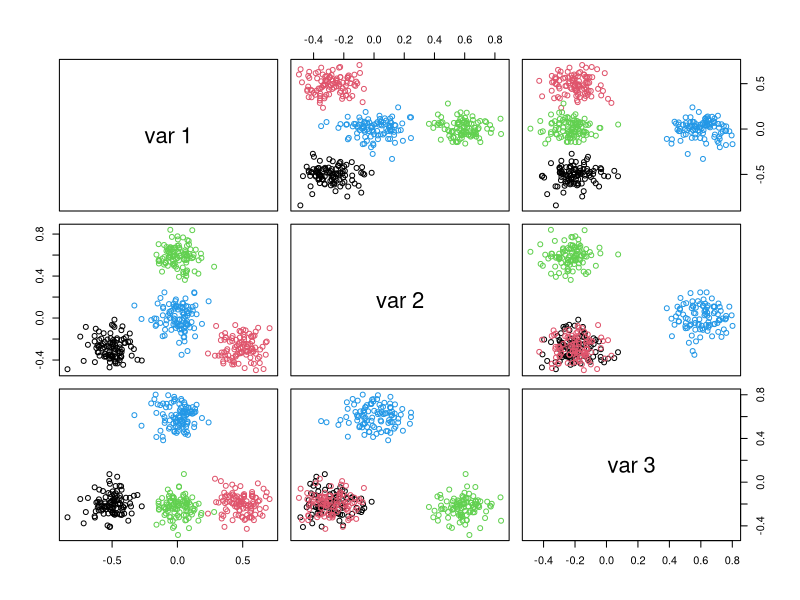
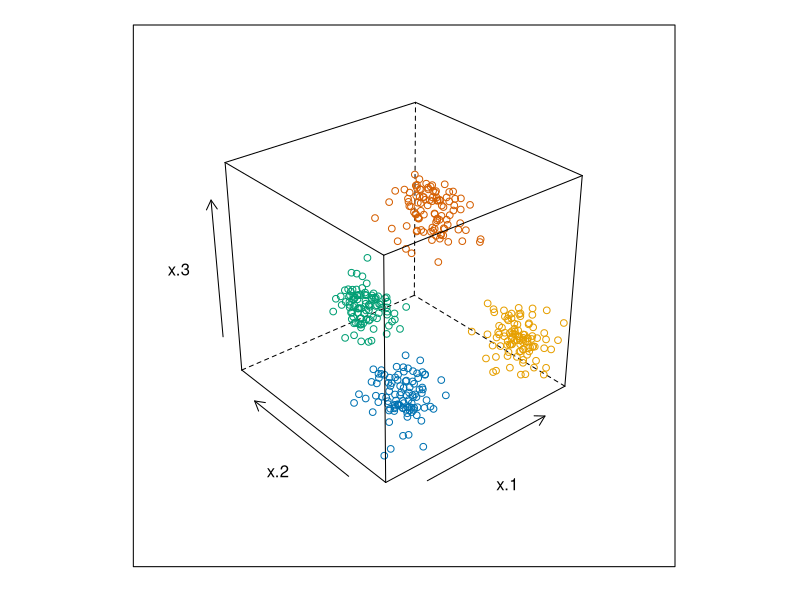

The R script that drew these images, in order:
# r2py crawler metadata
# package: mlbench
# source_type: rd_example
# topic: mlbench.simplex.Rd
# source_file: C:\Users\bened\AppData\Local\R\win-library\4.5\mlbench\help
# lines: 6

suppressPackageStartupMessages(library(mlbench))
p <- mlbench.simplex()
plot(p)

library("lattice")
cloud(x.3~x.1+x.2, groups=classes, data=as.data.frame(p))
